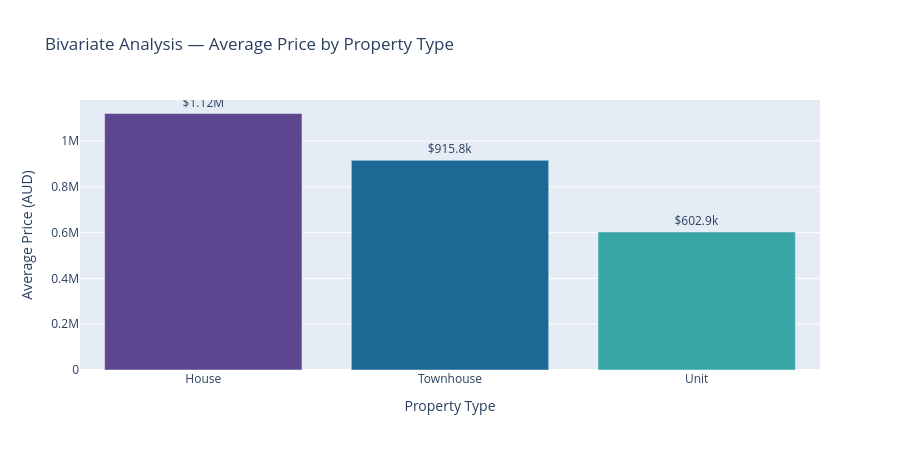

Notebook cell for this chart:
### Markdown cell above
**Creating Bar Chart with formatted text labels**

### Code cell
# Calculate average price and reset index
avg_price = df_clean.groupby('Property Type')['Price'].mean().reset_index()

# Create interactive bar chart
fig = px.bar(
    avg_price,
    x='Property Type',
    y='Price',
    text=avg_price['Price'].apply(format_currency),
    color= 'Property Type',
    color_discrete_sequence =Pallet,
    title = 'Bivariate Analysis — Average Price by Property Type',
)

fig.update_traces(textposition='outside')

fig.update_layout(
    xaxis_title='Property Type',
    yaxis_title='Average Price (AUD)',
    showlegend=False,
    height=450
)

fig.show()

### Figure 1 — Plotly figure (JSON) as saved in the notebook; plotly's stock layout.template omitted (floating-point values rounded to 4 significant figures)
{"data": [{"hovertemplate": "Property Type=%{x}<br>Price=%{y}<br>text=%{text}<extra></extra>", "legendgroup": "House", "marker": {"color": "rgb(95, 70, 144)", "pattern": {"shape": ""}}, "name": "House", "orientation": "v", "showlegend": true, "text": ["$1.12M"], "textposition": "outside", "type": "bar", "x": ["House"], "xaxis": "x", "y": [1120000.0], "yaxis": "y"}, {"hovertemplate": "Property Type=%{x}<br>Price=%{y}<br>text=%{text}<extra></extra>", "legendgroup": "Townhouse", "marker": {"color": "rgb(29, 105, 150)", "pattern": {"shape": ""}}, "name": "Townhouse", "orientation": "v", "showlegend": true, "text": ["$915.8k"], "textposition": "outside", "type": "bar", "x": ["Townhouse"], "xaxis": "x", "y": [915800.0], "yaxis": "y"}, {"hovertemplate": "Property Type=%{x}<br>Price=%{y}<br>text=%{text}<extra></extra>", "legendgroup": "Unit", "marker": {"color": "rgb(56, 166, 165)", "pattern": {"shape": ""}}, "name": "Unit", "orientation": "v", "showlegend": true, "text": ["$602.9k"], "textposition": "outside", "type": "bar", "x": ["Unit"], "xaxis": "x", "y": [602900.0], "yaxis": "y"}], "layout": {"barmode": "relative", "height": 450, "legend": {"title": {"text": "Property Type"}, "tracegroupgap": 0}, "showlegend": false, "title": {"text": "Bivariate Analysis — Average Price by Property Type"}, "xaxis": {"anchor": "y", "categoryarray": ["House", "Townhouse", "Unit"], "categoryorder": "array", "domain": [0, 1], "title": {"text": "Property Type"}}, "yaxis": {"anchor": "x", "domain": [0, 1], "title": {"text": "Average Price (AUD)"}}}}
